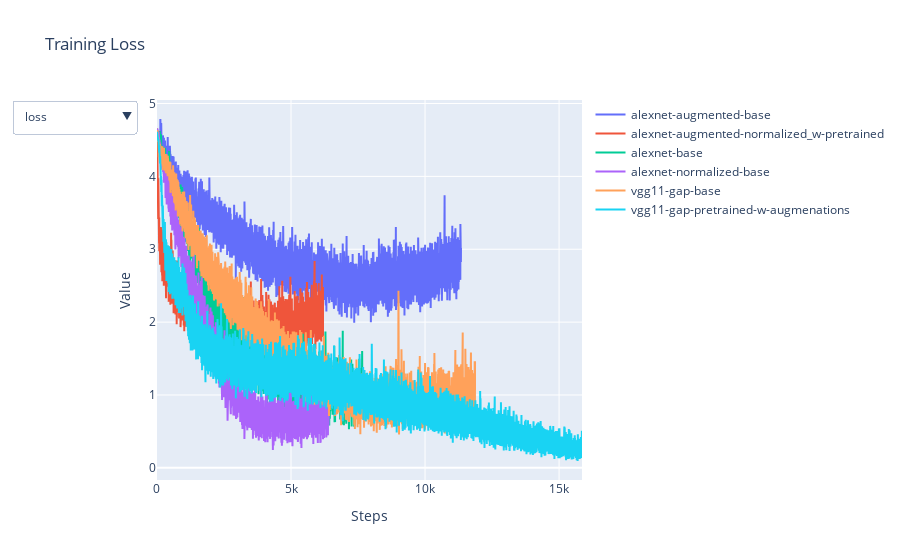

Source (notebook cell):
### Markdown cell above
## Training metrics per steps

### Code cell
# Flatten dict into dataframe
rows = []
for exp, parts in logs_dict.items():
    for metric, values in parts["train"].items():
        for epoch, val in enumerate(values, 1):
            rows.append({
                "experiment": exp,
                "metric": metric,
                "epoch": epoch,
                "value": val
            })

df = pd.DataFrame(rows)

experiments = df["experiment"].unique()
metrics = ['loss', 'accuracy', 'top-5-accuracy']

# Assign consistent colors using Plotly Express palette
colors = px.colors.qualitative.Plotly
color_map = {exp: colors[i % len(colors)] for i, exp in enumerate(experiments)}

fig = go.Figure()

# Add all traces
for metric in metrics:
    for exp in experiments:
        subset = df[(df["metric"] == metric) & (df["experiment"] == exp)]
        fig.add_trace(go.Scatter(
            x=subset["epoch"],
            y=subset["value"],
            mode="lines",
            name=exp,
            line=dict(color=color_map[exp]),
            visible=(metric == "loss")  # only show loss at first
        ))

# Visibility mapping for dropdown
n_experiments = len(experiments)
visibility_map = []
for i, metric in enumerate(metrics):
    visible = [False] * (len(metrics) * n_experiments)
    start = i * n_experiments
    end = start + n_experiments
    for j in range(start, end):
        visible[j] = True
    visibility_map.append(visible)

# Dropdown menu
fig.update_layout(
    updatemenus=[
        {
            "buttons": [
                {
                    "label": metric,
                    "method": "update",
                    "args": [
                        {"visible": vis},
                        {"title": f"Training {metric.capitalize()}"}
                    ],
                }
                for metric, vis in zip(metrics, visibility_map)
            ],
            "direction": "down",
            "showactive": True,
        }
    ],
    title="Training Loss",
    xaxis_title="Steps",
    yaxis_title="Value"
)

fig.show()

### Figure 1 — Plotly figure (JSON) as saved in the notebook; plotly's stock layout.template omitted (floating-point values rounded to 4 significant figures; data arrays with more than 128 entries replaced by an {"elided": "..."} marker saying what was removed)
{"data": [{"line": {"color": "#636EFA"}, "mode": "lines", "name": "alexnet-augmented-base", "type": "scatter", "visible": true, "x": {"elided": "11340 int values"}, "y": {"elided": "11340 float values"}}, {"line": {"color": "#EF553B"}, "mode": "lines", "name": "alexnet-augmented-normalized_w-pretrained", "type": "scatter", "visible": true, "x": {"elided": "6195 int values"}, "y": {"elided": "6195 float values"}}, {"line": {"color": "#00CC96"}, "mode": "lines", "name": "alexnet-base", "type": "scatter", "visible": true, "x": {"elided": "7665 int values"}, "y": {"elided": "7665 float values"}}, {"line": {"color": "#AB63FA"}, "mode": "lines", "name": "alexnet-normalized-base", "type": "scatter", "visible": true, "x": {"elided": "6405 int values"}, "y": {"elided": "6405 float values"}}, {"line": {"color": "#FFA15A"}, "mode": "lines", "name": "vgg11-gap-base", "type": "scatter", "visible": true, "x": {"elided": "11865 int values"}, "y": {"elided": "11865 float values"}}, {"line": {"color": "#19D3F3"}, "mode": "lines", "name": "vgg11-gap-pretrained-w-augmenations", "type": "scatter", "visible": true, "x": {"elided": "15855 int values"}, "y": {"elided": "15855 float values"}}, {"line": {"color": "#636EFA"}, "mode": "lines", "name": "alexnet-augmented-base", "type": "scatter", "visible": false, "x": {"elided": "11340 int values"}, "y": {"elided": "11340 float values"}}, {"line": {"color": "#EF553B"}, "mode": "lines", "name": "alexnet-augmented-normalized_w-pretrained", "type": "scatter", "visible": false, "x": {"elided": "6195 int values"}, "y": {"elided": "6195 float values"}}, {"line": {"color": "#00CC96"}, "mode": "lines", "name": "alexnet-base", "type": "scatter", "visible": false, "x": {"elided": "7665 int values"}, "y": {"elided": "7665 float values"}}, {"line": {"color": "#AB63FA"}, "mode": "lines", "name": "alexnet-normalized-base", "type": "scatter", "visible": false, "x": {"elided": "6405 int values"}, "y": {"elided": "6405 float values"}}, {"line": {"color": "#FFA15A"}, "mode": "lines", "name": "vgg11-gap-base", "type": "scatter", "visible": false, "x": {"elided": "11865 int values"}, "y": {"elided": "11865 float values"}}, {"line": {"color": "#19D3F3"}, "mode": "lines", "name": "vgg11-gap-pretrained-w-augmenations", "type": "scatter", "visible": false, "x": {"elided": "15855 int values"}, "y": {"elided": "15855 float values"}}, {"line": {"color": "#636EFA"}, "mode": "lines", "name": "alexnet-augmented-base", "type": "scatter", "visible": false, "x": {"elided": "11340 int values"}, "y": {"elided": "11340 float values"}}, {"line": {"color": "#EF553B"}, "mode": "lines", "name": "alexnet-augmented-normalized_w-pretrained", "type": "scatter", "visible": false, "x": {"elided": "6195 int values"}, "y": {"elided": "6195 float values"}}, {"line": {"color": "#00CC96"}, "mode": "lines", "name": "alexnet-base", "type": "scatter", "visible": false, "x": {"elided": "7665 int values"}, "y": {"elided": "7665 float values"}}, {"line": {"color": "#AB63FA"}, "mode": "lines", "name": "alexnet-normalized-base", "type": "scatter", "visible": false, "x": {"elided": "6405 int values"}, "y": {"elided": "6405 float values"}}, {"line": {"color": "#FFA15A"}, "mode": "lines", "name": "vgg11-gap-base", "type": "scatter", "visible": false, "x": {"elided": "11865 int values"}, "y": {"elided": "11865 float values"}}, {"line": {"color": "#19D3F3"}, "mode": "lines", "name": "vgg11-gap-pretrained-w-augmenations", "type": "scatter", "visible": false, "x": {"elided": "15855 int values"}, "y": {"elided": "15855 float values"}}], "layout": {"title": {"text": "Training Loss"}, "updatemenus": [{"buttons": [{"args": [{"visible": [true, true, true, true, true, true, false, false, false, false, false, false, false, false, false, false, false, false]}, {"title": "Training Loss"}], "label": "loss", "method": "update"}, {"args": [{"visible": [false, false, false, false, false, false, true, true, true, true, true, true, false, false, false, false, false, false]}, {"title": "Training Accuracy"}], "label": "accuracy", "method": "update"}, {"args": [{"visible": [false, false, false, false, false, false, false, false, false, false, false, false, true, true, true, true, true, true]}, {"title": "Training Top-5-accuracy"}], "label": "top-5-accuracy", "method": "update"}], "direction": "down", "showactive": true}], "xaxis": {"title": {"text": "Steps"}}, "yaxis": {"title": {"text": "Value"}}}}
